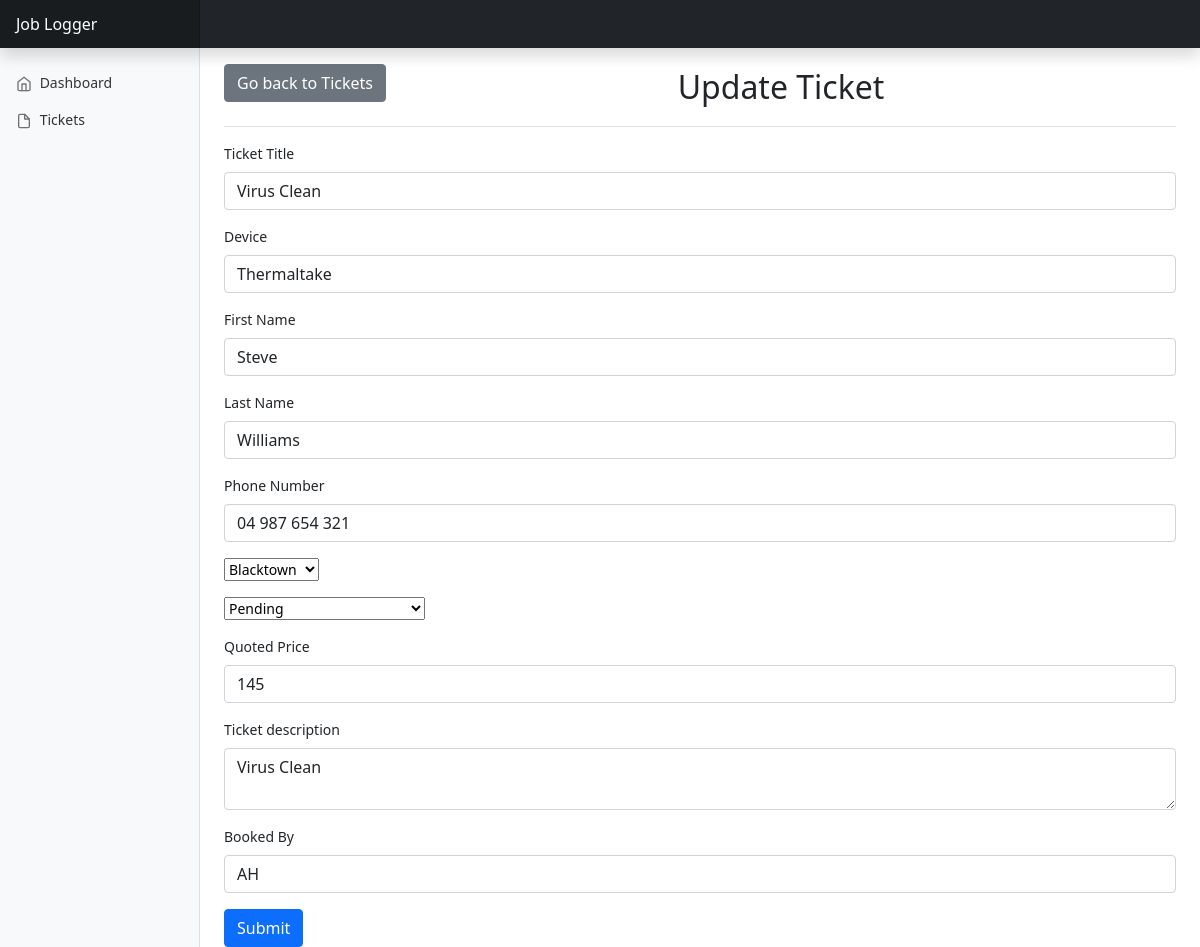
/tickets/update?id=28, run on the app's committed database.
### tables this page shows
CREATE TABLE `ticket` (
  `id` int(11) NOT NULL,
  `title` varchar(255) NOT NULL,
  `firstName` varchar(255) NOT NULL,
  `lastName` varchar(255) NOT NULL,
  `device` varchar(255) NOT NULL,
  `status` varchar(255) NOT NULL,
  `location` varchar(255) NOT NULL,
  `body` text NOT NULL,
  `createdDate` varchar(255) NOT NULL,
  `dateDue` varchar(255) NOT NULL,
  `bookedBy` varchar(20) NOT NULL,
  `phoneNumber` varchar(50) NOT NULL,
  `quotedPrice` decimal(10,0) NOT NULL
);

### controllers/TicketController.php (called while the page is built, shortened)
<?php
class TicketController
{
    public static function update(Router $router)
    {
        $id = $_GET['id'] ?? null;
        $errors = [];
        $ticketData = $router->db->getTicketById($id);
        $router->renderView('tickets/update', [
            'ticket' => $ticketData,
            'errors' => $errors
        ]);
    }
}

### public/index.php (called while the page is built, shortened)
<?php
$router = new Router();
$router->get('/', [TicketController::class, 'dashboard']);
$router->get('/tickets', [TicketController::class, 'index']);
$router->get('/tickets/view', [TicketController::class, 'view']);
$router->post('/tickets/view', [TicketController::class, 'view']);
$router->get('/tickets/create', [TicketController::class, 'create']);
$router->post('/tickets/create', [TicketController::class, 'create']);
$router->get('/tickets/update', [TicketController::class, 'update']);
$router->post('/tickets/update', [TicketController::class, 'update']);
$router->post('/tickets/delete', [TicketController::class, 'delete']);
$router->resolve();

### database.php (called while the page is built, shortened)
<?php
class database
{
    public \PDO $pdo;
    public function __construct()
    {
        $this->pdo = new PDO('mysql:host=localhost;port=3306;dbname=logger_app', 'root', '');
        $this->pdo->setAttribute(PDO::ATTR_ERRMODE, PDO::ERRMODE_EXCEPTION);
    }
    public function getTicketById($id)
    {
        $statement = $this->pdo->prepare('SELECT * FROM ticket WHERE id = :id');
        $statement->bindValue(':id', $id);
        $statement->execute();
        return $statement->fetch(PDO::FETCH_ASSOC);
    }
}

### views/tickets/form.php (the view, shortened to what this page needs)
<form action="" method="post" enctype="multipart/form-data">
    <div class="mb-3">
        <label class="form-label">Ticket Title</label>
        <input type="text" class="form-control" name="title" value="<?php echo $ticket['title'] ?>">
    </div>
    <div class="mb-3">
        <label class="form-label">Device</label>
        <input type="text" class="form-control" name="device" value="<?php echo $ticket['device'] ?>">
    </div>
    <div class="mb-3">
        <label class="form-label">First Name</label>
        <input type="text" class="form-control" name="firstName" value="<?php echo $ticket['firstName'] ?>">
    </div>
    <div class="mb-3">
        <label class="form-label">Last Name</label>
        <input type="text" class="form-control" name="lastName" value="<?php echo $ticket['lastName'] ?>">
    </div>
    <div class="mb-3">
        <label class="form-label">Phone Number</label>
        <input type="text" class="form-control" name="phoneNumber" value="<?php echo $ticket['phoneNumber'] ?>">
    </div>
    <div class="mb-3">
        <select name="location">
            <option value="Blacktown">Blacktown</option>
        </select>
    </div>
    <div class="mb-3">
        <select name="status">
            <option value="Pending">Pending</option>
        </select>
    </div>
    <div class="mb-3">
        <label class="form-label">Quoted Price</label>
        <input type="number" step="0.1" class="form-control" name="quotedPrice" value="<?php echo $ticket['quotedPrice'] ?>">
    </div>
    <div class="mb-3">
        <label class="form-label">Ticket description</label>
        <textarea type="text" class="form-control" name="body"><?php echo $ticket['body'] ?></textarea>
    </div>
    <div class="mb-3">
        <label class="form-label">Booked By</label>
        <input type="text" class="form-control" name="bookedBy" value="<?php echo $ticket['bookedBy'] ?>">
    </div>
    <button type="submit" class="btn btn-primary">Submit</button>
</form>

### public/dashboard.css (style rules this page uses)
body { font-size: .875rem; }

### data on the page
ticket: title "Virus Clean", device "Thermaltake", firstName "Steve", lastName "Williams", phoneNumber "04 987 654 321", quotedPrice "145", body "Virus Clean", bookedBy "AH"
